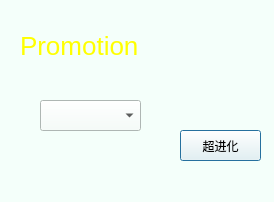
<?xml version="1.0" encoding="UTF-8"?>
<ui version="4.0">
 <class>WndPro</class>
 <widget class="QDialog" name="WndPro">
  <property name="geometry">
   <rect>
    <x>0</x>
    <y>0</y>
    <width>274</width>
    <height>202</height>
   </rect>
  </property>
  <property name="windowTitle">
   <string>Dialog</string>
  </property>
  <property name="styleSheet">
   <string notr="true">background-color: rgb(244, 255, 250);</string>
  </property>
  <widget class="QComboBox" name="character">
   <property name="geometry">
    <rect>
     <x>40</x>
     <y>100</y>
     <width>101</width>
     <height>31</height>
    </rect>
   </property>
  </widget>
  <widget class="QLabel" name="label">
   <property name="geometry">
    <rect>
     <x>20</x>
     <y>20</y>
     <width>161</width>
     <height>51</height>
    </rect>
   </property>
   <property name="styleSheet">
    <string notr="true">color: rgb(255, 255, 0);
font-size:  26px;</string>
   </property>
   <property name="text">
    <string>Promotion</string>
   </property>
  </widget>
  <widget class="QPushButton" name="yes">
   <property name="geometry">
    <rect>
     <x>180</x>
     <y>130</y>
     <width>81</width>
     <height>31</height>
    </rect>
   </property>
   <property name="text">
    <string>超进化</string>
   </property>
  </widget>
 </widget>
 <resources/>
 <connections/>
</ui>
